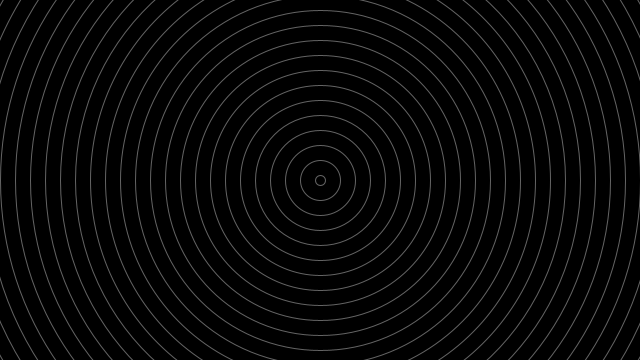
Frame 1 (no input)
Frame 60 (the mouse pressed at the canvas centre just before this capture): identical to frame 1, image omitted
Frame 120 (the mouse held since frame 60 and released just before this capture): identical to frame 1, image omitted

The Processing sketch that drew this single still picture (run headless with seeded random() and noise(); from frame 60 on, the mouse is pressed at the canvas centre):

// Processing sketch: bugGenerator
// ── bugGenerator.pde
PVector velocity = new PVector(0.01, 0.01);
PVector offset = new PVector(0.0, 50.0);

boolean running = false;

PGraphics bg;
PGraphics worm;

boolean circles = true;

void setup() {
  size(640, 360);
  bg = createGraphics(width, height);
  worm = createGraphics(width, height);
  drawBackground();
  noStroke();

  image(bg, 0, 0);
}

void drawBackground() {
  bg.beginDraw();
  bg.background(0);
  bg.stroke(100);
  bg.noFill();
  for(int i = 10; i < sqrt(pow(width,2) + pow(height,2)); i += 30)
  {
    if(circles)
    {
      bg.ellipse(width/2, height/2, i, i);
    } else
    {
      bg.quad(width/2,height/2+i, width/2+i,height/2, width/2,height/2-i, width/2-i,height/2);
    }

  }

  bg.endDraw();
}

void draw()
{

  drawBackground();

  worm.beginDraw();

  if(running)
  {

    PVector location = new PVector(noise(offset.x)*(width/1.2), noise(offset.y)*height);

    offset.add(velocity);

    worm.fill(150, 150, 150, 30);
    worm.stroke(255);
    float radius = noise(offset.x)*64;
    worm.ellipse(location.x,location.y, radius, radius);
    worm.ellipse(width-location.x, location.y, radius, radius);

  }

  worm.endDraw();

  image(bg, 0, 0);
  image(worm, 0, 0);
}

void keyPressed() {
  if (key == ' ')
  {
    running = !running;
  }

  if (key == '1')
  {
    circles = true;
  }

  if (key == '2')
  {
    circles = false;
  }

  if (key == 'r')
  {
    worm = createGraphics(width, height);
  }
}
